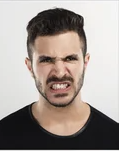
#> input picture tp5/images/persona1/angry.png, 119 x 151 px; its folder holds 4 pictures in this run
$ python image_conversion.py
#> lines starting #> are read from the running program, lines starting #| are printed output that depends on the picture
import cv2
import matplotlib.pyplot as plt

expressions = ['angry', 'doubt', 'happy', 'serious', 'shout', 'surprised']

for exp in expressions:

    image = cv2.imread(f'images/persona1/{exp}.png')
#> image is the input picture: shape (151, 119, 3); mean B, G, R 147.5, 153.4, 163.3

    width = 80
    height = 96
    dim = (width, height)

    grey = cv2.cvtColor(image, cv2.COLOR_BGR2GRAY)
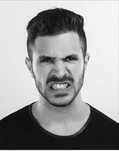
#> grey: shape (151, 119); min 5, max 254, mean 155.7

    # resize image
    resized = cv2.resize(grey, dim, interpolation = cv2.INTER_AREA)
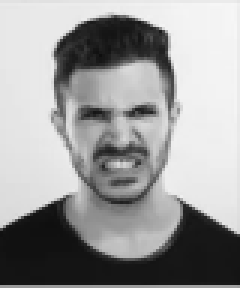
#> resized: shape (96, 80) (shown 3 times larger); min 14, max 246, mean 155.6
    print('Resized Dimensions : ',resized.shape)
#| Resized Dimensions :  (96, 80)
    cv2.imwrite(f'images/persona1_grey/{exp}.png', resized)
#> pass 2 of the loop `for exp in expressions:`:
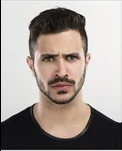
#> input picture tp5/images/persona1/doubt.png, 122 x 151 px
#> image is the input picture: shape (151, 122, 3); mean B, G, R 149.9, 155.9, 165.5
#> `grey = cv2.cvtColor(image, cv2.COLOR_BGR2GRAY)`:
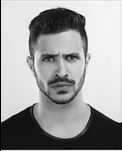
#> grey: shape (151, 122); min 0, max 255, mean 158.1
#> `resized = cv2.resize(grey, dim, interpolation = cv2.INTER_AREA)`:
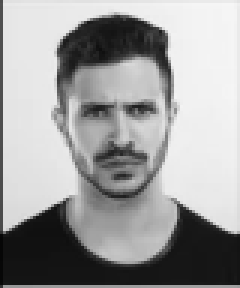
#> resized: shape (96, 80) (shown 3 times larger); min 6, max 246, mean 158.1
#| Resized Dimensions :  (96, 80)
#> pass 3 of the loop `for exp in expressions:`:
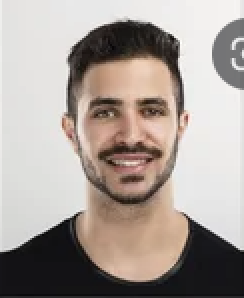
#> input picture tp5/images/persona1/happy.png, 122 x 149 px (shown 2 times larger)
#> image is the input picture: shape (149, 122, 3); mean B, G, R 152.4, 158.5, 168.4
#> `grey = cv2.cvtColor(image, cv2.COLOR_BGR2GRAY)`:
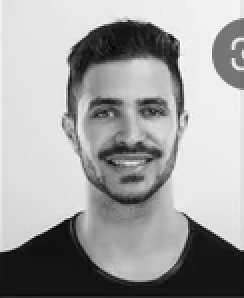
#> grey: shape (149, 122) (shown 2 times larger); min 5, max 255, mean 160.7
#> `resized = cv2.resize(grey, dim, interpolation = cv2.INTER_AREA)`:
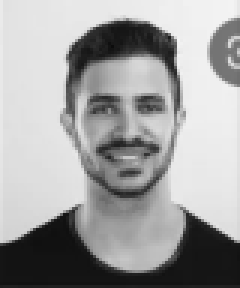
#> resized: shape (96, 80) (shown 3 times larger); min 12, max 244, mean 160.7
#| Resized Dimensions :  (96, 80)
#> (the run stopped early here; a loop or call above may not have finished)
